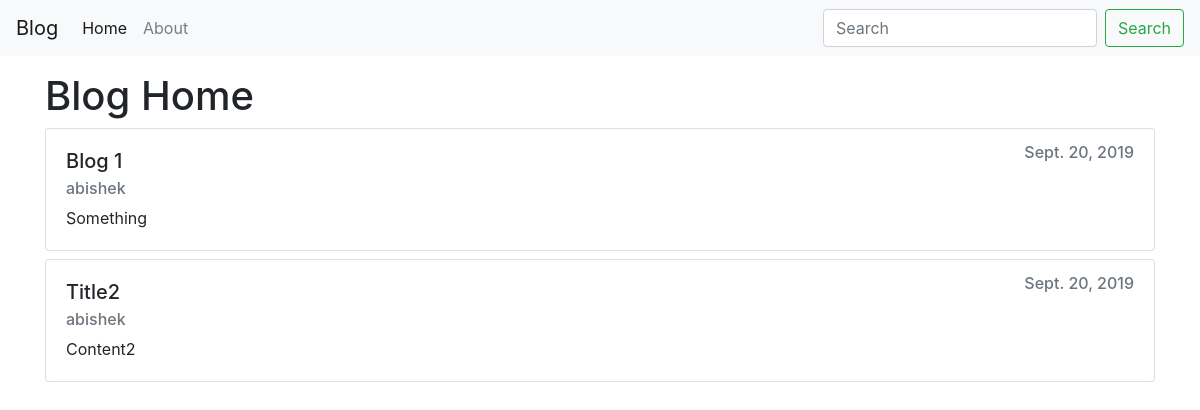
The page / on the database its author committed.
### blog/models.py (models this page shows, shortened)
class Post(models.Model):
    title = models.CharField(max_length=100)
    content = models.TextField()
    date_posted = models.DateTimeField(default=timezone.now) #auto_now=True sets it when last modified and auto_now_add=True doesn't let you change the date ever
    author = models.ForeignKey(User, on_delete=models.CASCADE)

### blog/views.py (the view)
# urls.py: path('', views.home, name='blog-home'),
def home(request):
    context = {
        'posts':Post.objects.all()
    }
    return render(request,'blog/home.html',context)

### templates/blog/home.html
{% extends 'blog/base.html' %}
{% block body %}
	<div class="container pt-3">
		<h1>Blog Home</h1>
		{% for post in posts %}
			<div class="card w-100 mt-2" >
				<div class="card-body">
					<div class="row">
						<div class="col-10">
							<h5 class="card-title">{{ post.title }}</h5>
						</div>
						<div class="col-2">
							<h6 class="card-subtitle mb-2 text-muted text-right">{{ post.date_posted.date }}</h6>
						</div>
					</div>
					<h6 class="card-subtitle mb-2 text-muted">{{ post.author }}</h6>
					<p class="card-text">{{ post.content }}</p>
			    </div>
			</div>
		{% endfor %}
	</div>
{% endblock %}

### rows shown on the page
Post: title "Blog 1", date_posted "Sept. 20, 2019", author "abishek", content "Something"
Post: title "Title2", date_posted "Sept. 20, 2019", author "abishek", content "Content2"
